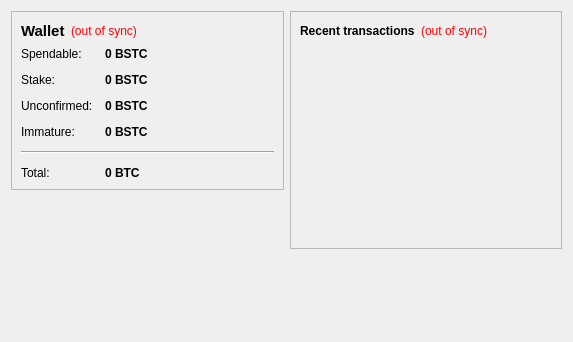
<?xml version="1.0" encoding="UTF-8"?>
<ui version="4.0">
 <class>OverviewPage</class>
 <widget class="QWidget" name="OverviewPage">
  <property name="geometry">
   <rect>
    <x>0</x>
    <y>0</y>
    <width>573</width>
    <height>342</height>
   </rect>
  </property>
  <property name="windowTitle">
   <string>Form</string>
  </property>
  <layout class="QHBoxLayout" name="horizontalLayout" stretch="1,1">
   <item>
    <layout class="QVBoxLayout" name="verticalLayout_2">
     <item>
      <widget class="QFrame" name="frame">
       <property name="frameShape">
        <enum>QFrame::StyledPanel</enum>
       </property>
       <property name="frameShadow">
        <enum>QFrame::Raised</enum>
       </property>
       <layout class="QVBoxLayout" name="verticalLayout_4">
        <item>
         <layout class="QHBoxLayout" name="horizontalLayout_4">
          <item>
           <widget class="QLabel" name="label_5">
            <property name="font">
             <font>
              <pointsize>11</pointsize>
              <weight>75</weight>
              <bold>true</bold>
             </font>
            </property>
            <property name="text">
             <string>Wallet</string>
            </property>
           </widget>
          </item>
          <item>
           <widget class="QLabel" name="labelWalletStatus">
            <property name="toolTip">
             <string>The displayed information may be out of date. Your wallet automatically synchronizes with the BStakerCoin network after a connection is established, but this process has not completed yet.</string>
            </property>
            <property name="styleSheet">
             <string notr="true">QLabel { color: red; }</string>
            </property>
            <property name="text">
             <string notr="true">(out of sync)</string>
            </property>
            <property name="alignment">
             <set>Qt::AlignLeading|Qt::AlignLeft|Qt::AlignVCenter</set>
            </property>
           </widget>
          </item>
          <item>
           <spacer name="horizontalSpacer_2">
            <property name="orientation">
             <enum>Qt::Horizontal</enum>
            </property>
            <property name="sizeHint" stdset="0">
             <size>
              <width>40</width>
              <height>20</height>
             </size>
            </property>
           </spacer>
          </item>
         </layout>
        </item>
        <item>
         <layout class="QFormLayout" name="formLayout_2">
          <property name="fieldGrowthPolicy">
           <enum>QFormLayout::AllNonFixedFieldsGrow</enum>
          </property>
          <property name="horizontalSpacing">
           <number>12</number>
          </property>
          <property name="verticalSpacing">
           <number>12</number>
          </property>
          <item row="0" column="0">
           <widget class="QLabel" name="label">
            <property name="text">
             <string>Spendable:</string>
            </property>
           </widget>
          </item>
          <item row="0" column="1">
           <widget class="QLabel" name="labelBalance">
            <property name="font">
             <font>
              <weight>75</weight>
              <bold>true</bold>
             </font>
            </property>
            <property name="cursor">
             <cursorShape>IBeamCursor</cursorShape>
            </property>
            <property name="toolTip">
             <string>Your current spendable balance</string>
            </property>
            <property name="text">
             <string notr="true">0 BSTC</string>
            </property>
            <property name="textInteractionFlags">
             <set>Qt::LinksAccessibleByMouse|Qt::TextSelectableByKeyboard|Qt::TextSelectableByMouse</set>
            </property>
           </widget>
          </item>
          <item row="1" column="0">
           <widget class="QLabel" name="label_6">
            <property name="text">
             <string>Stake:</string>
            </property>
           </widget>
          </item>
          <item row="1" column="1">
           <widget class="QLabel" name="labelStake">
            <property name="font">
             <font>
              <weight>75</weight>
              <bold>true</bold>
             </font>
            </property>
            <property name="cursor">
             <cursorShape>IBeamCursor</cursorShape>
            </property>
            <property name="toolTip">
             <string>Total of coins that was staked, and do not yet count toward the current balance</string>
            </property>
            <property name="text">
             <string notr="true">0 BSTC</string>
            </property>
            <property name="textInteractionFlags">
             <set>Qt::LinksAccessibleByMouse|Qt::TextSelectableByKeyboard|Qt::TextSelectableByMouse</set>
            </property>
           </widget>
          </item>
          <item row="2" column="0">
           <widget class="QLabel" name="label_3">
            <property name="text">
             <string>Unconfirmed:</string>
            </property>
           </widget>
          </item>
          <item row="2" column="1">
           <widget class="QLabel" name="labelUnconfirmed">
            <property name="font">
             <font>
              <weight>75</weight>
              <bold>true</bold>
             </font>
            </property>
            <property name="cursor">
             <cursorShape>IBeamCursor</cursorShape>
            </property>
            <property name="toolTip">
             <string>Total of transactions that have yet to be confirmed, and do not yet count toward the current balance</string>
            </property>
            <property name="text">
             <string notr="true">0 BSTC</string>
            </property>
            <property name="textInteractionFlags">
             <set>Qt::LinksAccessibleByMouse|Qt::TextSelectableByKeyboard|Qt::TextSelectableByMouse</set>
            </property>
           </widget>
          </item>
          <item row="3" column="0">
           <widget class="QLabel" name="labelImmatureText">
            <property name="text">
             <string>Immature:</string>
            </property>
           </widget>
          </item>
          <item row="3" column="1">
           <widget class="QLabel" name="labelImmature">
            <property name="font">
             <font>
              <weight>75</weight>
              <bold>true</bold>
             </font>
            </property>
            <property name="toolTip">
             <string>Mined balance that has not yet matured</string>
            </property>
            <property name="text">
             <string notr="true">0 BSTC</string>
            </property>
            <property name="textInteractionFlags">
             <set>Qt::LinksAccessibleByMouse|Qt::TextSelectableByKeyboard|Qt::TextSelectableByMouse</set>
            </property>
           </widget>
          </item>
          <item row="4" column="0" colspan="2">
           <widget class="Line" name="line">
            <property name="orientation">
             <enum>Qt::Horizontal</enum>
            </property>
           </widget>
          </item>
          <item row="5" column="0">
           <widget class="QLabel" name="labelTotalText">
            <property name="text">
             <string>Total:</string>
            </property>
           </widget>
          </item>
          <item row="5" column="1">
           <widget class="QLabel" name="labelTotal">
            <property name="font">
             <font>
              <weight>75</weight>
              <bold>true</bold>
             </font>
            </property>
            <property name="cursor">
             <cursorShape>IBeamCursor</cursorShape>
            </property>
            <property name="toolTip">
             <string>Your current total balance</string>
            </property>
            <property name="text">
             <string notr="true">0 BTC</string>
            </property>
            <property name="textInteractionFlags">
             <set>Qt::LinksAccessibleByMouse|Qt::TextSelectableByKeyboard|Qt::TextSelectableByMouse</set>
            </property>
           </widget>
          </item>
         </layout>
        </item>
       </layout>
      </widget>
     </item>
     <item>
      <spacer name="verticalSpacer">
       <property name="orientation">
        <enum>Qt::Vertical</enum>
       </property>
       <property name="sizeHint" stdset="0">
        <size>
         <width>20</width>
         <height>40</height>
        </size>
       </property>
      </spacer>
     </item>
    </layout>
   </item>
   <item>
    <layout class="QVBoxLayout" name="verticalLayout_3">
     <item>
      <widget class="QFrame" name="frame_2">
       <property name="frameShape">
        <enum>QFrame::StyledPanel</enum>
       </property>
       <property name="frameShadow">
        <enum>QFrame::Raised</enum>
       </property>
       <layout class="QVBoxLayout" name="verticalLayout">
        <item>
         <layout class="QHBoxLayout" name="horizontalLayout_2">
          <item>
           <widget class="QLabel" name="label_4">
            <property name="text">
             <string>&lt;b&gt;Recent transactions&lt;/b&gt;</string>
            </property>
           </widget>
          </item>
          <item>
           <widget class="QLabel" name="labelTransactionsStatus">
            <property name="toolTip">
             <string>The displayed information may be out of date. Your wallet automatically synchronizes with the BStakerCoin network after a connection is established, but this process has not completed yet.</string>
            </property>
            <property name="styleSheet">
             <string notr="true">QLabel { color: red; }</string>
            </property>
            <property name="text">
             <string notr="true">(out of sync)</string>
            </property>
            <property name="alignment">
             <set>Qt::AlignRight|Qt::AlignTrailing|Qt::AlignVCenter</set>
            </property>
           </widget>
          </item>
          <item>
           <spacer name="horizontalSpacer">
            <property name="orientation">
             <enum>Qt::Horizontal</enum>
            </property>
            <property name="sizeHint" stdset="0">
             <size>
              <width>40</width>
              <height>20</height>
             </size>
            </property>
           </spacer>
          </item>
         </layout>
        </item>
        <item>
         <widget class="QListView" name="listTransactions">
          <property name="styleSheet">
           <string notr="true">QListView { background: transparent; }</string>
          </property>
          <property name="frameShape">
           <enum>QFrame::NoFrame</enum>
          </property>
          <property name="verticalScrollBarPolicy">
           <enum>Qt::ScrollBarAlwaysOff</enum>
          </property>
          <property name="horizontalScrollBarPolicy">
           <enum>Qt::ScrollBarAlwaysOff</enum>
          </property>
          <property name="selectionMode">
           <enum>QAbstractItemView::NoSelection</enum>
          </property>
         </widget>
        </item>
       </layout>
      </widget>
     </item>
     <item>
      <spacer name="verticalSpacer_2">
       <property name="orientation">
        <enum>Qt::Vertical</enum>
       </property>
       <property name="sizeHint" stdset="0">
        <size>
         <width>20</width>
         <height>40</height>
        </size>
       </property>
      </spacer>
     </item>
    </layout>
   </item>
  </layout>
 </widget>
 <resources/>
 <connections/>
</ui>
